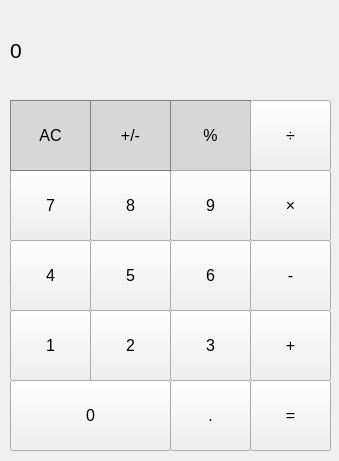
<?xml version="1.0" encoding="UTF-8"?>
<ui version="4.0">
 <class>MainWindow</class>
 <widget class="QMainWindow" name="MainWindow">
  <property name="geometry">
   <rect>
    <x>0</x>
    <y>0</y>
    <width>339</width>
    <height>461</height>
   </rect>
  </property>
  <property name="windowTitle">
   <string>MainWindow</string>
  </property>
  <property name="styleSheet">
   <string notr="true">background-color:dark green;</string>
  </property>
  <widget class="QWidget" name="centralwidget">
   <widget class="QLabel" name="screen">
    <property name="geometry">
     <rect>
      <x>10</x>
      <y>10</y>
      <width>321</width>
      <height>81</height>
     </rect>
    </property>
    <property name="sizePolicy">
     <sizepolicy hsizetype="Preferred" vsizetype="Preferred">
      <horstretch>0</horstretch>
      <verstretch>0</verstretch>
     </sizepolicy>
    </property>
    <property name="font">
     <font>
      <pointsize>16</pointsize>
      <bold>false</bold>
     </font>
    </property>
    <property name="styleSheet">
     <string notr="true">QLabel {
    qproperty-alignment: 'AlignVCenter | AlignRight';
    border: 1px solid gray;
}

background-color: white; </string>
    </property>
    <property name="text">
     <string>0</string>
    </property>
   </widget>
   <widget class="QPushButton" name="pushButton_percent">
    <property name="geometry">
     <rect>
      <x>170</x>
      <y>100</y>
      <width>81</width>
      <height>71</height>
     </rect>
    </property>
    <property name="font">
     <font>
      <pointsize>12</pointsize>
     </font>
    </property>
    <property name="styleSheet">
     <string notr="true">QPushButton{
background-color: rgb(215, 215, 215);
border: 1px solid gray;
}
QPushButton:pressed{
background-color: qlineargradient(x1: 0, y1: 0, x2: 0, y2: 1,
stop: 0 #BEBEBE, stop: 1 #D7D7D7);
}</string>
    </property>
    <property name="text">
     <string>%</string>
    </property>
   </widget>
   <widget class="QPushButton" name="pushButton_decimal">
    <property name="geometry">
     <rect>
      <x>170</x>
      <y>380</y>
      <width>81</width>
      <height>71</height>
     </rect>
    </property>
    <property name="font">
     <font>
      <pointsize>12</pointsize>
     </font>
    </property>
    <property name="styleSheet">
     <string notr="true">QPushButton\n{\nborder: 1px solid gray;\n}\nQPushButton:pressed{\nbackground-color: qlineargradient(x1: 0, y1: 0, x2: 0, y2: 1,\nstop: 0 #dadbde, stop: 1 #f6f7fa);\n}
QPushButton\n{\nbackground-color:black;\n}</string>
    </property>
    <property name="text">
     <string>.</string>
    </property>
   </widget>
   <widget class="QPushButton" name="pushButton_0">
    <property name="geometry">
     <rect>
      <x>10</x>
      <y>380</y>
      <width>161</width>
      <height>71</height>
     </rect>
    </property>
    <property name="font">
     <font>
      <pointsize>12</pointsize>
     </font>
    </property>
    <property name="styleSheet">
     <string>QPushButton\n{\nborder: 1px solid gray;\n}\nQPushButton:pressed{\nbackground-color: qlineargradient(x1: 0, y1: 0, x2: 0, y2: 1,\nstop: 0 #dadbde, stop: 1 #f6f7fa);\n}</string>
    </property>
    <property name="text">
     <string>0</string>
    </property>
   </widget>
   <widget class="QPushButton" name="pushButton_divide">
    <property name="geometry">
     <rect>
      <x>250</x>
      <y>100</y>
      <width>81</width>
      <height>71</height>
     </rect>
    </property>
    <property name="font">
     <font>
      <pointsize>12</pointsize>
     </font>
    </property>
    <property name="styleSheet">
     <string>QPushButton{
background-color: rgb(255, 151, 57);
color: white;
border: 1px solid gray;
}

QPushButton:pressed{
background-color: qlineargradient(x1: 0, y1: 0, x2: 0, y2: 1,
stop: 0 #FF7832, stoQPushButton{
background-color: rgb(255, 151, 57);
color: white;
border: 1px solid gray;
}

QPushButton:pressed{
background-color: qlineargradient(x1: 0, y1: 0, x2: 0, y2: 1,
stop: 0 #FF7832, stop: 1 #FF9739);
}p: 1 #FF9739);
}</string>
    </property>
    <property name="text">
     <string>÷</string>
    </property>
   </widget>
   <widget class="QPushButton" name="pushButton_mult">
    <property name="geometry">
     <rect>
      <x>250</x>
      <y>170</y>
      <width>81</width>
      <height>71</height>
     </rect>
    </property>
    <property name="font">
     <font>
      <pointsize>12</pointsize>
     </font>
    </property>
    <property name="styleSheet">
     <string notr="true">QPushButton{
background-color: rgb(255, 151, 57);
color: white;
border: 1px solid gray;
}

QPushButton:pressed{
background-color: qlineargradient(x1: 0, y1: 0, x2: 0, y2: 1,
stop: 0 #FF7832, stoQPushButton{
background-color: rgb(255, 151, 57);
color: white;
border: 1px solid gray;
}

QPushButton:pressed{
background-color: qlineargradient(x1: 0, y1: 0, x2: 0, y2: 1,
stop: 0 #FF7832, stop: 1 #FF9739);
}p: 1 #FF9739);
}</string>
    </property>
    <property name="text">
     <string>×</string>
    </property>
   </widget>
   <widget class="QPushButton" name="pushButton_minus">
    <property name="geometry">
     <rect>
      <x>250</x>
      <y>240</y>
      <width>81</width>
      <height>71</height>
     </rect>
    </property>
    <property name="font">
     <font>
      <pointsize>12</pointsize>
     </font>
    </property>
    <property name="styleSheet">
     <string notr="true">QPushButton{
background-color: rgb(255, 151, 57);
color: white;
border: 1px solid gray;
}

QPushButton:pressed{
background-color: qlineargradient(x1: 0, y1: 0, x2: 0, y2: 1,
stop: 0 #FF7832, stoQPushButton{
background-color: rgb(255, 151, 57);
color: white;
border: 1px solid gray;
}

QPushButton:pressed{
background-color: qlineargradient(x1: 0, y1: 0, x2: 0, y2: 1,
stop: 0 #FF7832, stop: 1 #FF9739);
}p: 1 #FF9739);
}</string>
    </property>
    <property name="text">
     <string>-</string>
    </property>
   </widget>
   <widget class="QPushButton" name="pushButton_plus">
    <property name="geometry">
     <rect>
      <x>250</x>
      <y>310</y>
      <width>81</width>
      <height>71</height>
     </rect>
    </property>
    <property name="font">
     <font>
      <pointsize>12</pointsize>
     </font>
    </property>
    <property name="styleSheet">
     <string notr="true">QPushButton{
background-color: rgb(255, 151, 57);
color: white;
border: 1px solid gray;
}

QPushButton:pressed{
background-color: qlineargradient(x1: 0, y1: 0, x2: 0, y2: 1,
stop: 0 #FF7832, stoQPushButton{
background-color: rgb(255, 151, 57);
color: white;
border: 1px solid gray;
}

QPushButton:pressed{
background-color: qlineargradient(x1: 0, y1: 0, x2: 0, y2: 1,
stop: 0 #FF7832, stop: 1 #FF9739);
}p: 1 #FF9739);
}</string>
    </property>
    <property name="text">
     <string>+</string>
    </property>
   </widget>
   <widget class="QPushButton" name="pushButton_equal">
    <property name="geometry">
     <rect>
      <x>250</x>
      <y>380</y>
      <width>81</width>
      <height>71</height>
     </rect>
    </property>
    <property name="font">
     <font>
      <pointsize>12</pointsize>
     </font>
    </property>
    <property name="styleSheet">
     <string notr="true">QPushButton{
background-color: rgb(255, 151, 57);
color: white;
border: 1px solid gray;
}

QPushButton:pressed{
background-color: qlineargradient(x1: 0, y1: 0, x2: 0, y2: 1,
stop: 0 #FF7832, stoQPushButton{
background-color: rgb(255, 151, 57);
color: white;
border: 1px solid gray;
}

QPushButton:pressed{
background-color: qlineargradient(x1: 0, y1: 0, x2: 0, y2: 1,
stop: 0 #FF7832, stop: 1 #FF9739);
}p: 1 #FF9739);
}</string>
    </property>
    <property name="text">
     <string>=</string>
    </property>
   </widget>
   <widget class="QPushButton" name="pushButton_3">
    <property name="geometry">
     <rect>
      <x>170</x>
      <y>310</y>
      <width>81</width>
      <height>71</height>
     </rect>
    </property>
    <property name="font">
     <font>
      <pointsize>12</pointsize>
     </font>
    </property>
    <property name="styleSheet">
     <string notr="true">QPushButton\n{\nborder: 1px solid gray;\n}\nQPushButton:pressed{\nbackground-color: qlineargradient(x1: 0, y1: 0, x2: 0, y2: 1,\nstop: 0 #dadbde, stop: 1 #f6f7fa);\n}</string>
    </property>
    <property name="text">
     <string>3</string>
    </property>
   </widget>
   <widget class="QPushButton" name="pushButton_6">
    <property name="geometry">
     <rect>
      <x>170</x>
      <y>240</y>
      <width>81</width>
      <height>71</height>
     </rect>
    </property>
    <property name="font">
     <font>
      <pointsize>12</pointsize>
     </font>
    </property>
    <property name="styleSheet">
     <string notr="true">QPushButton\n{\nborder: 1px solid gray;\n}\nQPushButton:pressed{\nbackground-color: qlineargradient(x1: 0, y1: 0, x2: 0, y2: 1,\nstop: 0 #dadbde, stop: 1 #f6f7fa);\n}</string>
    </property>
    <property name="text">
     <string>6</string>
    </property>
   </widget>
   <widget class="QPushButton" name="pushButton_9">
    <property name="geometry">
     <rect>
      <x>170</x>
      <y>170</y>
      <width>81</width>
      <height>71</height>
     </rect>
    </property>
    <property name="font">
     <font>
      <pointsize>12</pointsize>
     </font>
    </property>
    <property name="styleSheet">
     <string notr="true">QPushButton\n{\nborder: 1px solid gray;\n}\nQPushButton:pressed{\nbackground-color: qlineargradient(x1: 0, y1: 0, x2: 0, y2: 1,\nstop: 0 #dadbde, stop: 1 #f6f7fa);\n}</string>
    </property>
    <property name="text">
     <string>9</string>
    </property>
   </widget>
   <widget class="QPushButton" name="pushButton_2">
    <property name="geometry">
     <rect>
      <x>90</x>
      <y>310</y>
      <width>81</width>
      <height>71</height>
     </rect>
    </property>
    <property name="font">
     <font>
      <pointsize>12</pointsize>
     </font>
    </property>
    <property name="styleSheet">
     <string notr="true">QPushButton\n{\nborder: 1px solid gray;\n}\nQPushButton:pressed{\nbackground-color: qlineargradient(x1: 0, y1: 0, x2: 0, y2: 1,\nstop: 0 #dadbde, stop: 1 #f6f7fa);\n}</string>
    </property>
    <property name="text">
     <string>2</string>
    </property>
   </widget>
   <widget class="QPushButton" name="pushButton_1">
    <property name="geometry">
     <rect>
      <x>10</x>
      <y>310</y>
      <width>81</width>
      <height>71</height>
     </rect>
    </property>
    <property name="font">
     <font>
      <pointsize>12</pointsize>
     </font>
    </property>
    <property name="styleSheet">
     <string notr="true">QPushButton\n{\nborder: 1px solid gray;\n}\nQPushButton:pressed{\nbackground-color: qlineargradient(x1: 0, y1: 0, x2: 0, y2: 1,\nstop: 0 #dadbde, stop: 1 #f6f7fa);\n}</string>
    </property>
    <property name="text">
     <string>1</string>
    </property>
   </widget>
   <widget class="QPushButton" name="pushButton_5">
    <property name="geometry">
     <rect>
      <x>90</x>
      <y>240</y>
      <width>81</width>
      <height>71</height>
     </rect>
    </property>
    <property name="font">
     <font>
      <pointsize>12</pointsize>
     </font>
    </property>
    <property name="styleSheet">
     <string notr="true">QPushButton\n{\nborder: 1px solid gray;\n}\nQPushButton:pressed{\nbackground-color: qlineargradient(x1: 0, y1: 0, x2: 0, y2: 1,\nstop: 0 #dadbde, stop: 1 #f6f7fa);\n}</string>
    </property>
    <property name="text">
     <string>5</string>
    </property>
   </widget>
   <widget class="QPushButton" name="pushButton_4">
    <property name="geometry">
     <rect>
      <x>10</x>
      <y>240</y>
      <width>81</width>
      <height>71</height>
     </rect>
    </property>
    <property name="font">
     <font>
      <pointsize>12</pointsize>
     </font>
    </property>
    <property name="styleSheet">
     <string notr="true">QPushButton\n{\nborder: 1px solid gray;\n}\nQPushButton:pressed{\nbackground-color: qlineargradient(x1: 0, y1: 0, x2: 0, y2: 1,\nstop: 0 #dadbde, stop: 1 #f6f7fa);\n}</string>
    </property>
    <property name="text">
     <string>4</string>
    </property>
   </widget>
   <widget class="QPushButton" name="pushButton_8">
    <property name="geometry">
     <rect>
      <x>90</x>
      <y>170</y>
      <width>81</width>
      <height>71</height>
     </rect>
    </property>
    <property name="font">
     <font>
      <pointsize>12</pointsize>
     </font>
    </property>
    <property name="styleSheet">
     <string notr="true">QPushButton\n{\nborder: 1px solid gray;\n}\nQPushButton:pressed{\nbackground-color: qlineargradient(x1: 0, y1: 0, x2: 0, y2: 1,\nstop: 0 #dadbde, stop: 1 #f6f7fa);\n}</string>
    </property>
    <property name="text">
     <string>8</string>
    </property>
   </widget>
   <widget class="QPushButton" name="pushButton_7">
    <property name="geometry">
     <rect>
      <x>10</x>
      <y>170</y>
      <width>81</width>
      <height>71</height>
     </rect>
    </property>
    <property name="font">
     <font>
      <pointsize>12</pointsize>
     </font>
    </property>
    <property name="styleSheet">
     <string notr="true">QPushButton\n{\nborder: 1px solid gray;\n}\nQPushButton:pressed{\nbackground-color: qlineargradient(x1: 0, y1: 0, x2: 0, y2: 1,\nstop: 0 #dadbde, stop: 1 #f6f7fa);\n}</string>
    </property>
    <property name="text">
     <string>7</string>
    </property>
   </widget>
   <widget class="QPushButton" name="pushButton_plusMinus">
    <property name="geometry">
     <rect>
      <x>90</x>
      <y>100</y>
      <width>81</width>
      <height>71</height>
     </rect>
    </property>
    <property name="font">
     <font>
      <pointsize>12</pointsize>
     </font>
    </property>
    <property name="styleSheet">
     <string notr="true">QPushButton{
background-color: rgb(215, 215, 215);
border: 1px solid gray;
}
QPushButton:pressed{
background-color: qlineargradient(x1: 0, y1: 0, x2: 0, y2: 1,
stop: 0 #BEBEBE, stop: 1 #D7D7D7);
}</string>
    </property>
    <property name="text">
     <string>+/-</string>
    </property>
   </widget>
   <widget class="QPushButton" name="pushButton_clear">
    <property name="geometry">
     <rect>
      <x>10</x>
      <y>100</y>
      <width>81</width>
      <height>71</height>
     </rect>
    </property>
    <property name="font">
     <font>
      <pointsize>12</pointsize>
     </font>
    </property>
    <property name="styleSheet">
     <string notr="true">QPushButton{
background-color: rgb(215, 215, 215);
border: 1px solid gray;
}
QPushButton:pressed{
background-color: qlineargradient(x1: 0, y1: 0, x2: 0, y2: 1,
stop: 0 #BEBEBE, stop: 1 #D7D7D7);
}</string>
    </property>
    <property name="text">
     <string>AC</string>
    </property>
   </widget>
  </widget>
 </widget>
 <resources/>
 <connections/>
</ui>
